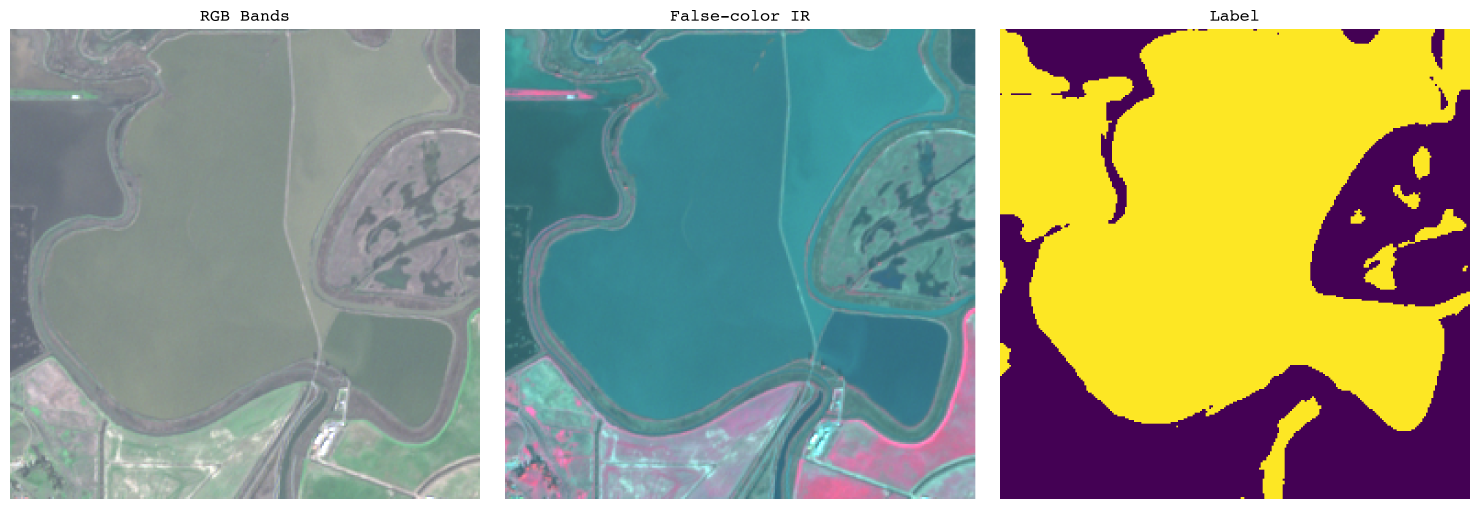
#> input picture figures/20250108T185751_20250108T185745_T10SEH_R113_25_17_ALL.png, 4440 x 1527 px (shown at 1/3 size)
$ python -i figures.py   (imports and definitions only)
#> lines starting #> are read from the running program, lines starting #| are printed output that depends on the picture
'''
Several plots/figures describing the dataset.
'''
import matplotlib.pyplot as plt
import numpy as np
import geopandas as gpd
import pandas as pd
import rasterio as rio
import os
from PIL import Image
from glob import glob
import math
import argparse
from datetime import datetime
from shapely import wkt

# HARD-CODED US STATE POLYGONS SOURCE
STATE_SHP = "../cb_2024_us_state_500k/cb_2024_us_state_500k.shp"
PLOT_CRS  = "EPSG:5070"

# DYNAMICWORLD COLORS & LABELS
dw_colors = {
0:"419bdf",
1:"397d49",
2:"88b053",
3:"7a87c6",
4:"e49635",
5:"dfc35a",
6:"c4281b",
7:"a59b8f",
8:"b39fe1"}

dw_labels = {
0:"water",
1:"trees",
2:"grass",
3:"flooded_vegetation",
4:"crops",
5:"shrub_and_scrub",
6:"built",
7:"bare",
8:"snow_and_ice"}

# MATPLOTLIB PRESETS
# [1 line not run here, left out]
plt.rcParams['font.family'] = 'Courier'
plt.rcParams['font.size'] = 10
fig_size_normal=(8,5)
fig_size_wide=(16,4)

################################################################################
# POLYGONS
################################################################################
# [456 lines left out: functions filter_tiles, plot_tile_polygons, plot_tile_polygons_with_split, plot_s2, plot_dw, plot_dw_original and 2 more, not called in this run]


def plot_bands_windows(img_path):
	pass


# [92 lines left out: function plot_label_windows, not called in this run]


################################################################################
# CHIPS
################################################################################
def plot_chip_bands(chip_path):

	assert os.path.isfile(chip_path), f"No file in {chip_path}"

	# LOAD & SEPARATE BANDS
	r,g,b,nir = Image.open(chip_path).split()
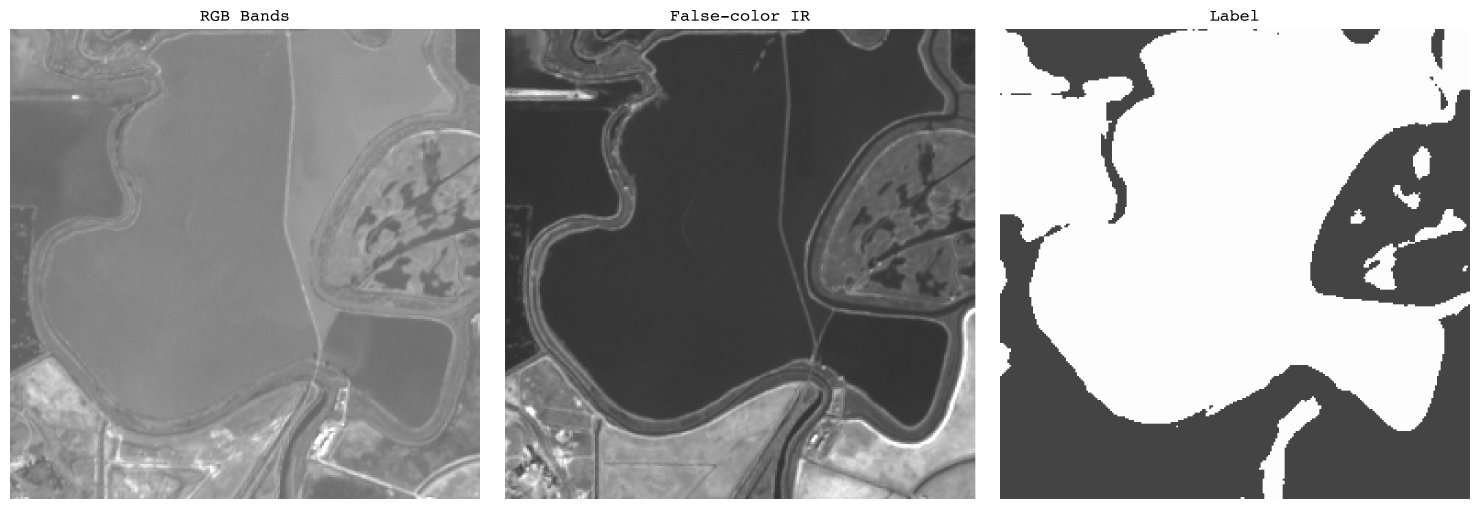
#> r: PIL image 4440x1527 L (shown at 1/3 size); min 0, max 255, mean 149.5
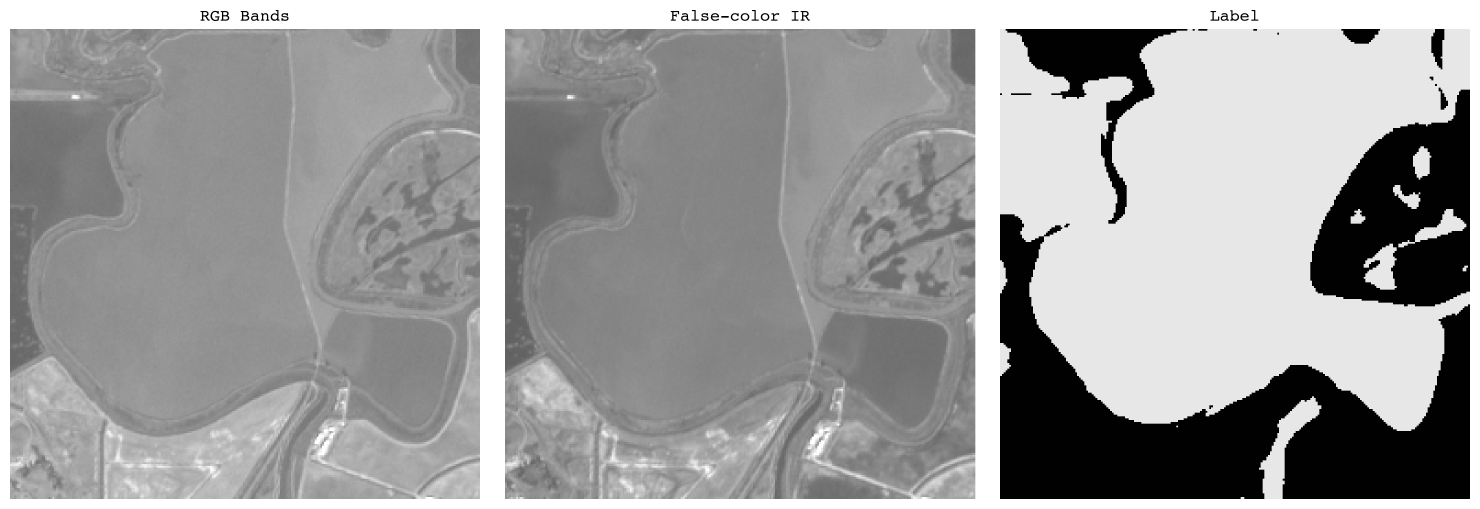
#> g: PIL image 4440x1527 L (shown at 1/3 size); min 0, max 255, mean 157
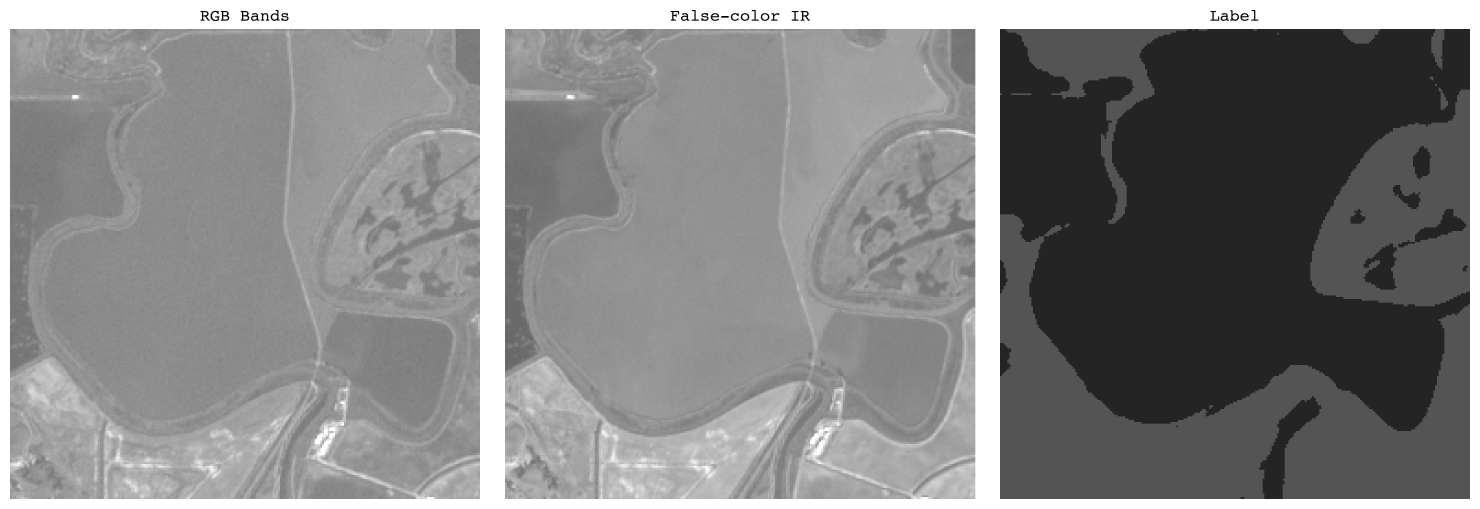
#> b: PIL image 4440x1527 L (shown at 1/3 size); min 0, max 255, mean 133.3
#> nir: PIL image 4440x1527 L; every value is 255
	rgb = Image.merge(mode='RGB',bands=[r,g,b])
	false_ir = Image.merge(mode='RGB',bands=[nir,r,g])
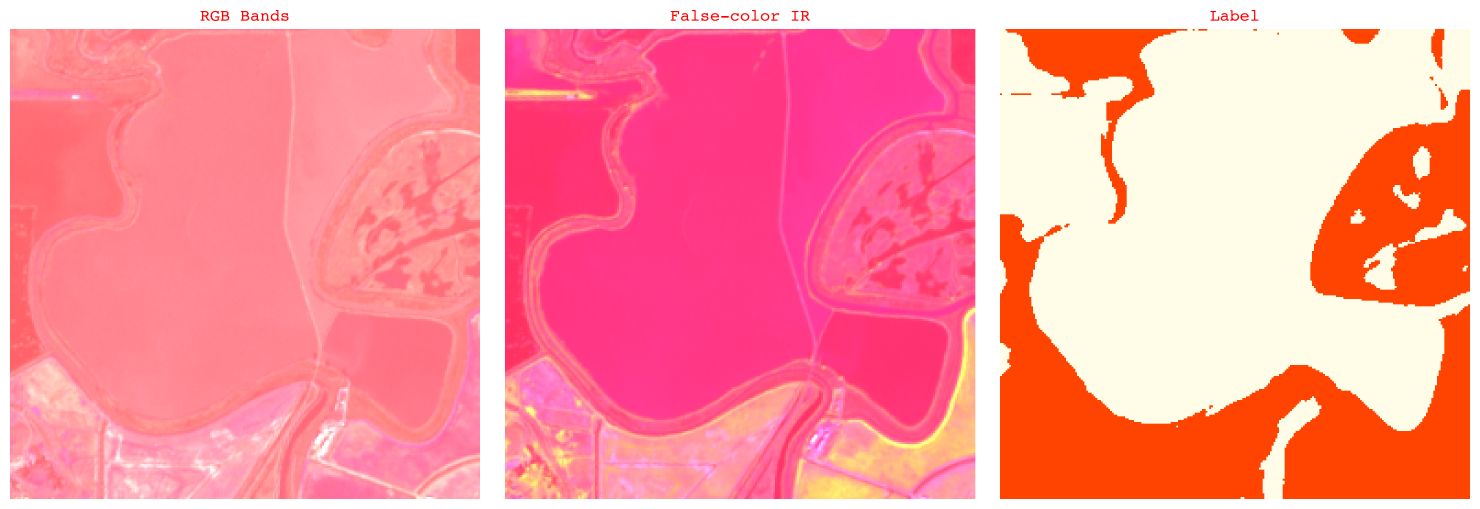
#> false_ir: PIL image 4440x1527 RGB (shown at 1/3 size); mean R, G, B 255, 149.5, 157

	#PATHS
	rgb_path      = f"./figures/{chip_path.split('/')[-1].replace('.tif','_rgb.tif')}"
	false_ir_path = f"./figures/{chip_path.split('/')[-1].replace('.tif','_nir.tif')}"

	# SAVE
	rgb.save(rgb_path)
	false_ir.save(false_ir_path)

	# LOG/STDOUT
	print(f"File saved to {rgb_path}.")
	print(f"File saved to {false_ir_path}.")


# [384 lines left out: functions plot_chip_label, plot_chip_panel, plot_chip_band_histogram, plot_chips_per_raster, plot_chips_per_tile, plot_chips_per_month and 6 more, not called in this run]

################################################################################
# MAIN
################################################################################
# [32 lines not run here, left out]

>>> result = plot_chip_bands('figures/20250108T185751_20250108T185745_T10SEH_R113_25_17_ALL.png')

$ run again, on figures/20250818T185831_20250818T185825_T10SEH_R113_33_15_panel.png
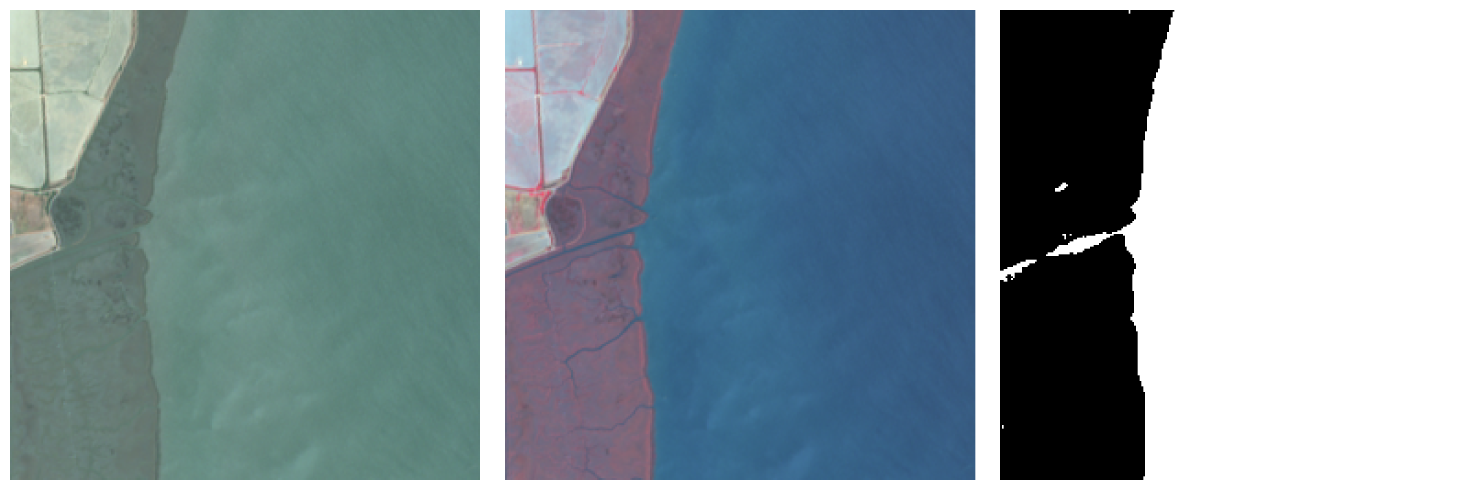
#> input picture figures/20250818T185831_20250818T185825_T10SEH_R113_33_15_panel.png, 4440 x 1470 px (shown at 1/3 size)
#> in plot_chip_bands, `r,g,b,nir = Image.open(chip_path).split()`:
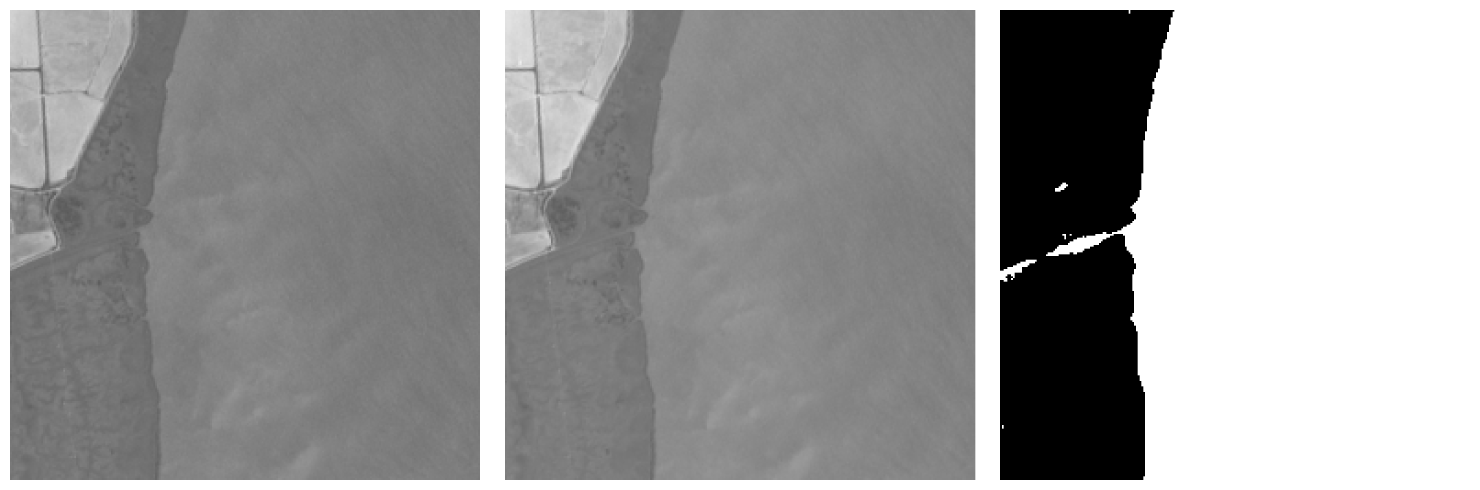
#> b: PIL image 4440x1470 L (shown at 1/3 size); min 0, max 255, mean 157
#> nir: PIL image 4440x1470 L; every value is 255
#> in plot_chip_bands, `false_ir = Image.merge(mode='RGB',bands=[nir,r,g])`:
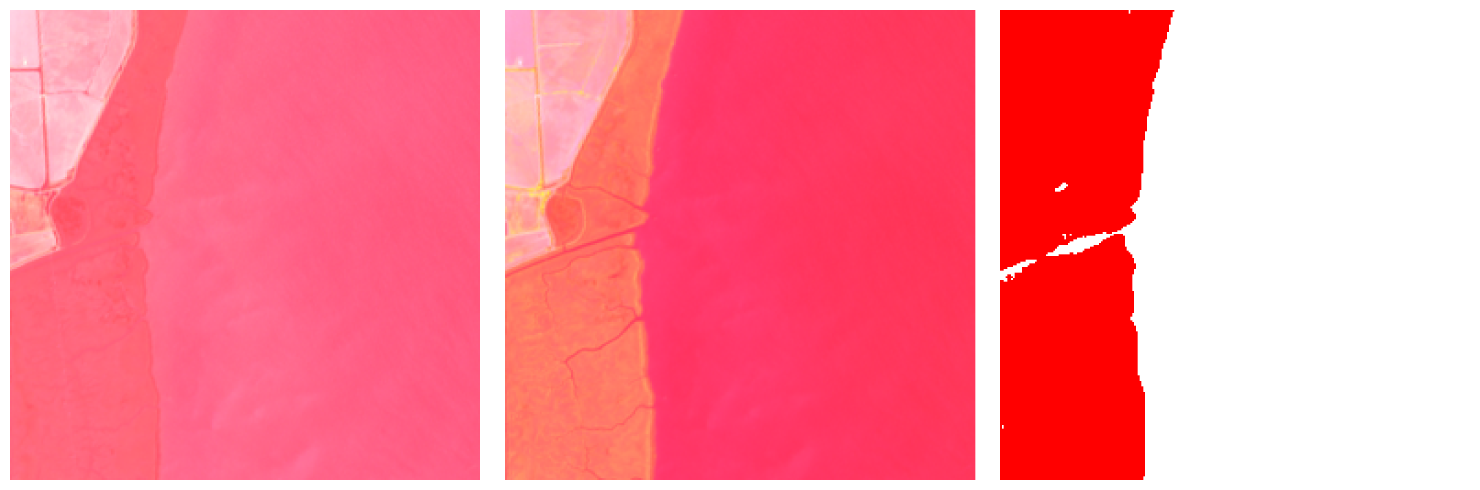
#> false_ir: PIL image 4440x1470 RGB (shown at 1/3 size); mean R, G, B 255, 133.2, 150.3
